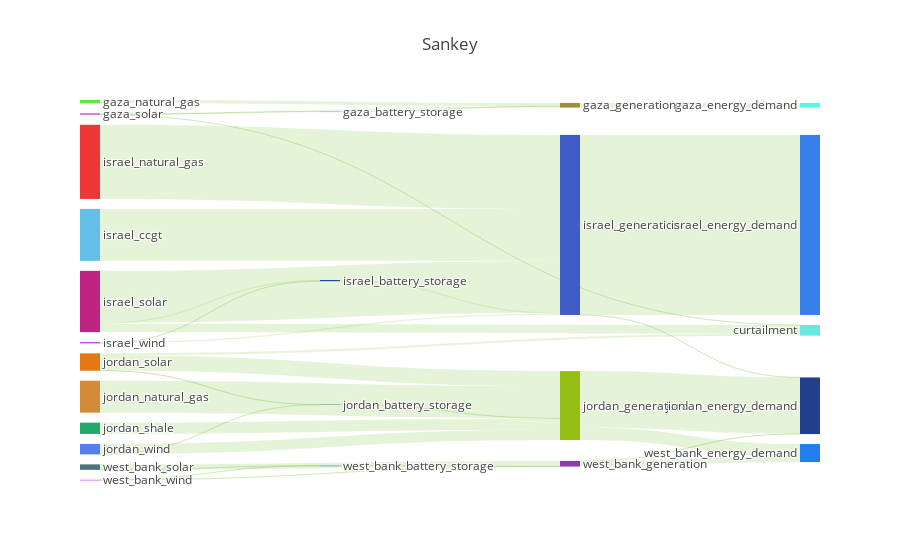

The notebook cell this image was saved under:
### Markdown cell above
## Looking at Palestinian self-sufficiency

### Code cell
region='west_bank'
scenario='EAG'
results[scenario].plot_self_sufficiency(region=region)
results[scenario].get_self_sufficiency(region=region)
results[scenario].plot_flows_sankey()

### Figure 1 — Plotly figure (JSON) as saved in the notebook; plotly's stock layout.template omitted (floating-point values rounded to 4 significant figures)
{"data": [{"domain": {"x": [0, 1], "y": [0, 1]}, "link": {"color": ["rgba(127, 194, 65, 0.2)", "rgba(127, 194, 65, 0.2)", "rgba(127, 194, 65, 0.2)", "rgba(127, 194, 65, 0.2)", "rgba(127, 194, 65, 0.2)", "rgba(127, 194, 65, 0.2)", "rgba(127, 194, 65, 0.2)", "rgba(127, 194, 65, 0.2)", "rgba(127, 194, 65, 0.2)", "rgba(127, 194, 65, 0.2)", "rgba(127, 194, 65, 0.2)", "rgba(127, 194, 65, 0.2)", "rgba(127, 194, 65, 0.2)", "rgba(127, 194, 65, 0.2)", "rgba(127, 194, 65, 0.2)", "rgba(127, 194, 65, 0.2)", "rgba(127, 194, 65, 0.2)", "rgba(127, 194, 65, 0.2)", "rgba(127, 194, 65, 0.2)", "rgba(127, 194, 65, 0.2)", "rgba(127, 194, 65, 0.2)", "rgba(127, 194, 65, 0.2)", "rgba(127, 194, 65, 0.2)", "rgba(127, 194, 65, 0.2)", "rgba(127, 194, 65, 0.2)", "rgba(127, 194, 65, 0.2)", "rgba(127, 194, 65, 0.2)", "rgba(127, 194, 65, 0.2)", "rgba(127, 194, 65, 0.2)", "rgba(127, 194, 65, 0.2)", "rgba(127, 194, 65, 0.2)", "rgba(127, 194, 65, 0.2)", "rgba(127, 194, 65, 0.2)", "rgba(127, 194, 65, 0.2)", "rgba(127, 194, 65, 0.2)", "rgba(127, 194, 65, 0.2)", "rgba(127, 194, 65, 0.2)", "rgba(127, 194, 65, 0.2)", "rgba(127, 194, 65, 0.2)", "rgba(127, 194, 65, 0.2)", "rgba(127, 194, 65, 0.2)", "rgba(127, 194, 65, 0.2)", "rgba(127, 194, 65, 0.2)", "rgba(127, 194, 65, 0.2)", "rgba(127, 194, 65, 0.2)", "rgba(127, 194, 65, 0.2)", "rgba(127, 194, 65, 0.2)", "rgba(127, 194, 65, 0.2)", "rgba(127, 194, 65, 0.2)", "rgba(127, 194, 65, 0.2)", "rgba(127, 194, 65, 0.2)", "rgba(127, 194, 65, 0.2)"], "source": [0, 34, 2, 32, 4, 5, 5, 5, 39, 7, 8, 9, 35, 35, 35, 35, 11, 12, 12, 12, 13, 13, 13, 41, 15, 16, 17, 40, 40, 40, 19, 20, 21, 21, 21, 22, 22, 22, 43, 24, 25, 26, 42, 42, 42, 28, 29, 29, 29, 30, 30, 30], "target": [31, 32, 32, 31, 32, 33, 34, 32, 35, 35, 35, 35, 31, 36, 37, 38, 35, 33, 39, 35, 33, 39, 35, 40, 40, 40, 40, 36, 37, 38, 40, 40, 33, 41, 40, 33, 41, 40, 42, 42, 42, 42, 36, 37, 38, 42, 33, 43, 42, 33, 43, 42], "value": [0, 14680.0, 0, 2335000.0, 1648000.0, 49580.0, 14680.0, 671600.0, 547100.0, 25920000.0, 0, 0, 0, 89900000.0, 7.846e-08, 0, 37010000.0, 4231000.0, 533200.0, 25850000.0, 0, 13930.0, 570700.0, 230100.0, 0, 0, 0, 0, 28160000.0, 6285000.0, 15940000.0, 5632000.0, 1013000.0, 124200.0, 7539000.0, 0, 106000.0, 5108000.0, 56575, 0, 0, 0, 0, 114900.0, 2694000.0, 0, 0, 45730.0, 2688000.0, 0, 10850.0, 64030.0]}, "node": {"color": ["14dd7c", "772f73", "e2f61e", "50e618", "5bea35", "d54de2", "06de3d", "64bfe8", "ccfbd8", "6704ee", "53289f", "ee3537", "c02481", "b326ff", "8b5f4d", "16dfc7", "b570de", "6ed075", "ede2cc", "d38b39", "22a96e", "e17a15", "5380ea", "b8fe49", "4dca79", "42e56c", "16450e", "66a509", "218d1a", "4b757c", "c603fe", "59f9e1", "9d9136", "65e9e0", "aa6cd3", "3f5dc6", "3681eb", "20408e", "247bed", "0942a2", "96bf13", "4a9991", "8c3ba8", "0d5a9c"], "label": ["egypt_generation", "gaza_battery_storage", "gaza_diesel", "gaza_generation", "gaza_natural_gas", "gaza_solar", "israel_battery_storage", "israel_ccgt", "israel_coal", "israel_diesel", "israel_generation", "israel_natural_gas", "israel_solar", "israel_wind", "jordan_battery_storage", "jordan_ccgt", "jordan_coal", "jordan_diesel", "jordan_generation", "jordan_natural_gas", "jordan_shale", "jordan_solar", "jordan_wind", "west_bank_battery_storage", "west_bank_ccgt", "west_bank_coal", "west_bank_diesel", "west_bank_generation", "west_bank_natural_gas", "west_bank_solar", "west_bank_wind", "gaza_energy_demand", "gaza_generation", "curtailment", "gaza_battery_storage", "israel_generation", "israel_energy_demand", "jordan_energy_demand", "west_bank_energy_demand", "israel_battery_storage", "jordan_generation", "jordan_battery_storage", "west_bank_generation", "west_bank_battery_storage"], "line": {"color": "black", "width": 0}, "pad": 10}, "orientation": "h", "type": "sankey", "valueformat": ".0f"}], "layout": {"autosize": true, "font": {"size": 12}, "title": {"text": "Sankey"}}}
